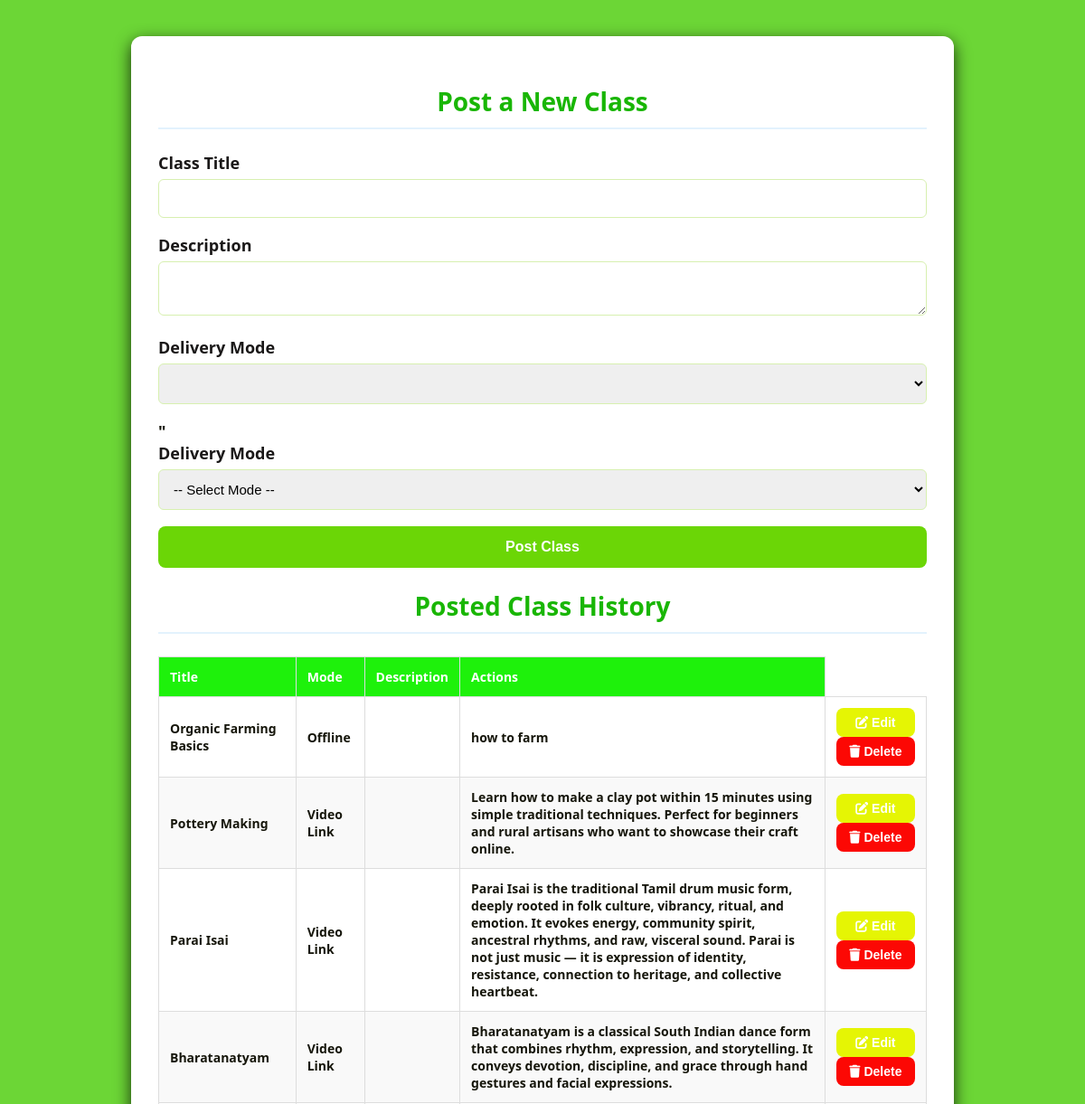
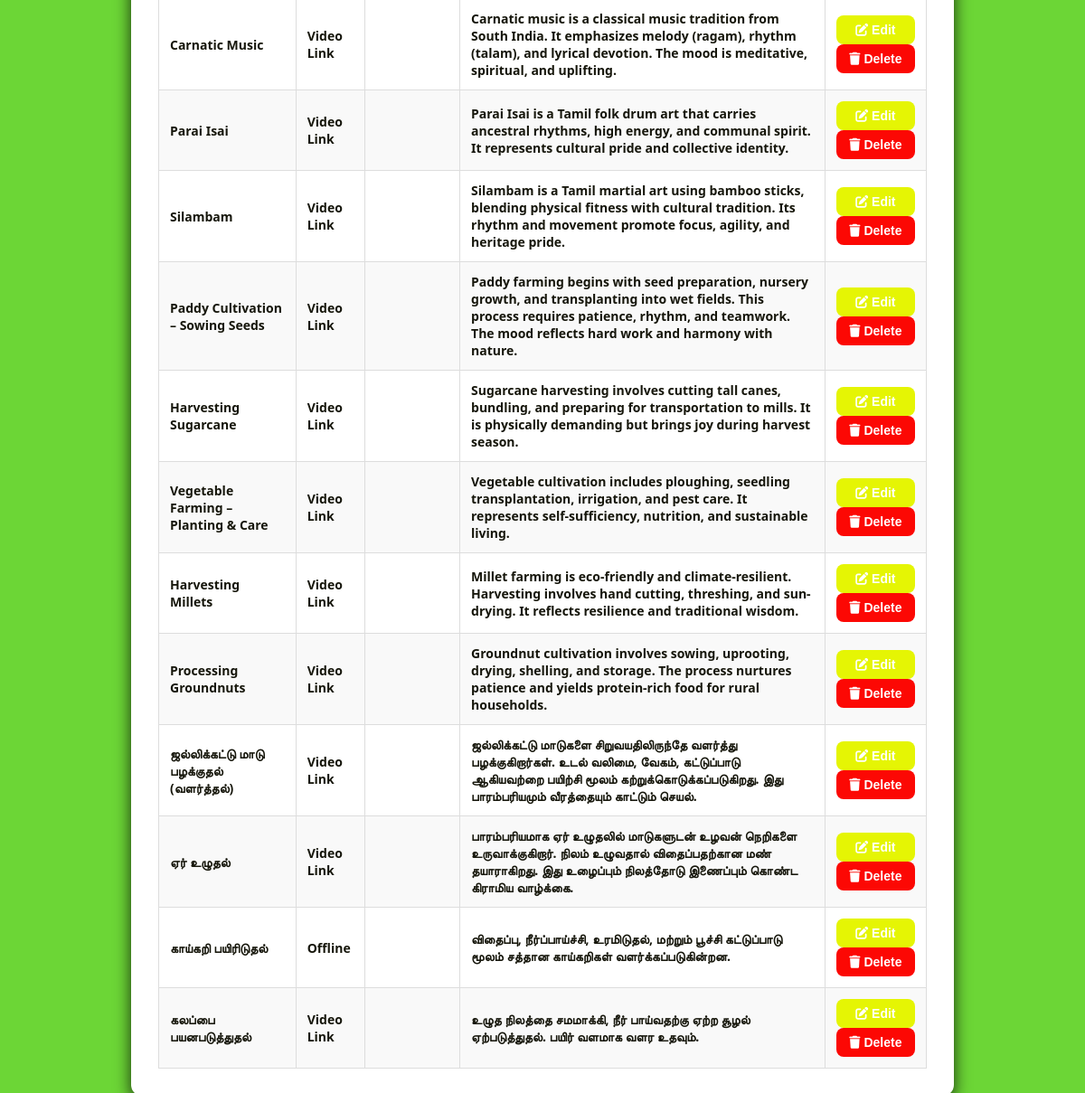
The page /post_class on the database its author committed (2 pictures, top to bottom).
### app.py (models this page shows)
class ClassPost(db.Model):
    __tablename__ = "class_post"
    id = db.Column(db.Integer, primary_key=True)
    title = db.Column(db.String(100), nullable=False)
    description = db.Column(db.Text, nullable=False)
    class_type = db.Column(db.String(20), nullable=False)  # video_link / upload_video / offline
    video_link = db.Column(db.String(200), nullable=True)  # For YouTube/DIKSHA links
    file_name = db.Column(db.String(200), nullable=True)   # Uploaded file path
    location = db.Column(db.String(100), nullable=True)    # Offline location
    date_time = db.Column(db.String(100), nullable=True)   # Offline date/time
    owner_id = db.Column(db.Integer, db.ForeignKey("user.id"), nullable=False)
    joined_classes = db.relationship("JoinedClass", backref="parent_class", lazy=True)

### app.py (the view, shortened to what this page needs)
@app.route('/post_class', methods=['GET', 'POST'])
def post_class():
    classes = ClassPost.query.all()
    return render_template("post_class.html", classes=classes)

### app.py (called while the page is built)
def get_locale():
    return session.get('lang', request.accept_languages.best_match(['en', 'ta', 'hi', 'te', 'ml']))

@app.context_processor
def inject_locale():
    return dict(get_locale=get_locale)

### templates/post_class.html (shortened to what this page needs)
<!DOCTYPE html>
<html lang="en">
<head>
    <link rel="stylesheet" href="https://cdnjs.cloudflare.com/ajax/libs/font-awesome/6.4.0/css/all.min.css">
</head>
<body>
<div class="container">
    <h2>{{ _("Post a New Class") }}</h2>
    <form action="/post_class" method="POST" enctype="multipart/form-data">
        <label for="title">{{ _("Class Title") }}</label>
        <input type="text" id="title" name="title" required>
        <label for="description">{{ _("Description") }}</label>
        <textarea id="description" name="description" required></textarea>
        <label for="class_type">{{ _("Delivery Mode") }}</label>
        <select id="class_type" name="class_type" onchange="showInputField()" required>"</select>"
        <label for="delivery_mode">{{ _("Delivery Mode") }}</label>
        <select id="delivery_mode" name="delivery_mode" onchange="showInputField()" required>
            <option value="">{{ _("-- Select Mode --") }}</option>
        </select>
        <button type="submit">{{ _("Post Class") }}</button>
    </form>
    <h2>{{ _("Posted Class History") }}</h2>
    <table>
        <thead>
        <tr>
            <th>{{ _("Title") }}</th>
            <th>{{ _("Mode") }}</th>
            <th>{{ _("Description") }}</th>
            <th>{{ _("Actions") }}</th>
        </tr>
        </thead>
        <tbody>
        {% for cls in classes %}
        <tr>
            <td>{{ cls.title }}</td>
            <td>
                {% if cls.video_link %} Video Link
                {% elif cls.file_name %} Uploaded Video
                {% elif cls.location %} Offline
                {% endif %}
            </td>
            <td>{{ cls.delivery_mode }}</td>
            <td>{{ cls.description }}</td>
            <td class="actions">
                <a href="{{ url_for('edit_class', class_id=cls.id) }}">
                    <button><i class="fas fa-edit"></i> {{ _("Edit") }}</button>
                </a>
                <a href="{{ url_for('delete_class', class_id=cls.id) }}" onclick="return confirm('Are you sure?');">
                    <button class="delete"><i class="fas fa-trash"></i> {{ _("Delete") }}</button>
                </a>
            </td>
        </tr>
        {% endfor %}
        </tbody>
    </table>
</div>

### rows shown on the page
ClassPost: title "Organic Farming Basics", video_link "Offline", description "how to farm"
ClassPost: title "Pottery Making", shows "Video Link", description "Learn how to make a clay pot within 15 minutes using simple traditional techniques. Perfect for beginners and rural artisans who want to showcase their craft online."
ClassPost: title "Parai Isai", shows "Video Link", description "Parai Isai is the traditional Tamil drum music form, deeply rooted in folk culture, vibrancy, ritual, and emotion. It evokes energy, community spirit, ancestral rhythms, and raw, visceral sound. Parai is not just music — it is expression of identity, resistance, connection to heritage, and collective heartbeat."
ClassPost: title "Bharatanatyam", shows "Video Link", description "Bharatanatyam is a classical South Indian dance form that combines rhythm, expression, and storytelling. It conveys devotion, discipline, and grace through hand gestures and facial expressions."
ClassPost: title "Carnatic Music", shows "Video Link", description "Carnatic music is a classical music tradition from South India. It emphasizes melody (ragam), rhythm (talam), and lyrical devotion. The mood is meditative, spiritual, and uplifting."
ClassPost: title "Parai Isai", shows "Video Link", description "Parai Isai is a Tamil folk drum art that carries ancestral rhythms, high energy, and communal spirit. It represents cultural pride and collective identity."
ClassPost: title "Silambam", shows "Video Link", description "Silambam is a Tamil martial art using bamboo sticks, blending physical fitness with cultural tradition. Its rhythm and movement promote focus, agility, and heritage pride."
ClassPost: title "Paddy Cultivation – Sowing Seeds", shows "Video Link", description "Paddy farming begins with seed preparation, nursery growth, and transplanting into wet fields. This process requires patience, rhythm, and teamwork. The mood reflects hard work and harmony with nature."
ClassPost: title "Harvesting Sugarcane", shows "Video Link", description "Sugarcane harvesting involves cutting tall canes, bundling, and preparing for transportation to mills. It is physically demanding but brings joy during harvest season."
ClassPost: title "Vegetable Farming – Planting & Care", shows "Video Link", description "Vegetable cultivation includes ploughing, seedling transplantation, irrigation, and pest care. It represents self-sufficiency, nutrition, and sustainable living."
ClassPost: title "Harvesting Millets", shows "Video Link", description "Millet farming is eco-friendly and climate-resilient. Harvesting involves hand cutting, threshing, and sun-drying. It reflects resilience and traditional wisdom."
ClassPost: title "Processing Groundnuts", shows "Video Link", description "Groundnut cultivation involves sowing, uprooting, drying, shelling, and storage. The process nurtures patience and yields protein-rich food for rural households."
ClassPost: title "ஜல்லிக்கட்டு மாடு பழக்குதல் (வளர்த்தல்)", shows "Video Link", description "ஜல்லிக்கட்டு மாடுகளை சிறுவயதிலிருந்தே வளர்த்து பழக்குகிறார்கள். உடல் வலிமை, வேகம், கட்டுப்பாடு ஆகியவற்றை பயிற்சி மூலம் கற்றுக்கொடுக்கப்படுகிறது. இது பாரம்பரியமும் வீரத்தையும் காட்டும் செயல்."
ClassPost: title "ஏர் உழுதல்", shows "Video Link", description "பாரம்பரியமாக ஏர் உழுதலில் மாடுகளுடன் உழவன் நெறிகளை உருவாக்குகிறார். நிலம் உழுவதால் விதைப்பதற்கான மண் தயாராகிறது. இது உழைப்பும் நிலத்தோடு இணைப்பும் கொண்ட கிராமிய வாழ்க்கை."
ClassPost: title "காய்கறி பயிரிடுதல்", video_link "Offline", description "விதைப்பு, நீர்ப்பாய்ச்சி, உரமிடுதல், மற்றும் பூச்சி கட்டுப்பாடு மூலம் சத்தான காய்கறிகள் வளர்க்கப்படுகின்றன."
ClassPost: title "கலப்பை பயனபடுத்துதல்", shows "Video Link", description "உழுத நிலத்தை சமமாக்கி, நீர் பாய்வதற்கு ஏற்ற சூழல் ஏற்படுத்துதல். பயிர் வளமாக வளர உதவும்."

### other values the page prints
form field delivery_mode "-- Select Mode --"
